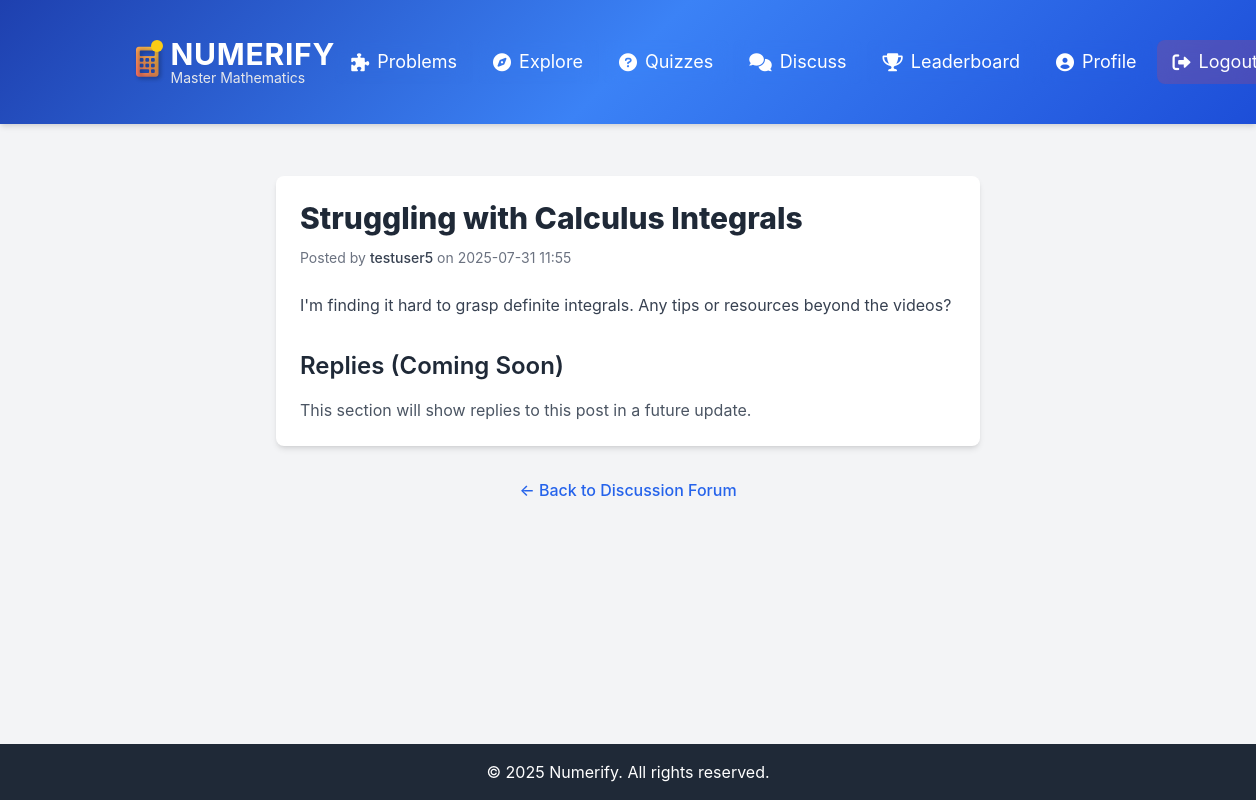
The app's page /discuss/1 (signed in) with its own data.
### models.py (models this page shows, shortened)
class Post(db.Model):
    id = db.Column(db.Integer, primary_key=True)
    user_id = db.Column(db.Integer, db.ForeignKey('user.id'), nullable=False)
    title = db.Column(db.String(250), nullable=False)
    content = db.Column(db.Text, nullable=False)
    created_at = db.Column(db.DateTime, default=datetime.utcnow)

class User(UserMixin, db.Model):
    id = db.Column(db.Integer, primary_key=True)
    username = db.Column(db.String(50), unique=True, nullable=False)
    email = db.Column(db.String(100), unique=True, nullable=False)
    password = db.Column(db.String(200), nullable=False)
    submissions = db.relationship('Submission', backref='user', lazy=True)
    quiz_attempts = db.relationship('QuizAttempt', backref='user', lazy=True) # Added from standard setup
    posts = db.relationship('Post', backref='author', lazy=True) # <<< ADD THIS LINE! <<<
    college = db.Column(db.String(100), nullable=True, default="N/A")
    bio = db.Column(db.Text, nullable=True, default="No bio yet.")
    interests = db.Column(db.String(200), nullable=True, default="Mathematics") # e.g., "Algebra, Geometry, Calculus"
    solved_problems_count = db.Column(db.Integer, default=0) # To track problems solved
    total_problems_attempted = db.Column(db.Integer, default=0) # To track total attempts
    score = db.Column(db.Integer, default=0) # New: To track user's cumulative score for leaderboard

### discuss.py (the view)
@discuss.route('/discuss/<int:post_id>')
@login_required
def view_post(post_id):
    post = Post.query.get_or_404(post_id)
    return render_template('post_detail.html', post=post)

### templates/post_detail.html (shortened to what this page needs)
{% extends "base.html" %}
{% block content %}
<div class="max-w-3xl mx-auto px-4 sm:px-6 lg:px-8">
    <div class="bg-white shadow-md rounded-lg p-6 mb-8">
        <h1 class="text-3xl font-extrabold text-gray-800 mb-3">{{ post.title }}</h1>
        <div class="text-sm text-gray-500 mb-6">
            Posted by <span class="font-medium text-gray-700">{{ post.author.username }}</span> on {{ post.created_at.strftime('%Y-%m-%d %H:%M') }}
        </div>
        <div class="prose max-w-none text-gray-700 leading-relaxed mb-8">
            <p>{{ post.content }}</p>
        </div>
        <h2 class="text-2xl font-semibold text-gray-800 mt-8 mb-4">Replies (Coming Soon)</h2>
        <p class="text-gray-600">This section will show replies to this post in a future update.</p>
    </div>
    <div class="text-center mt-6">
        <a href="{{ url_for('discuss.forum_home') }}" class="text-blue-600 hover:underline font-medium">← Back to Discussion Forum</a>
    </div>
</div>
{% endblock %}

### templates/base.html (style rules this page uses)
body { font-family: 'Inter', sans-serif; background-color: #f3f4f6; color: #333; }

### records on screen
Post: title "Struggling with Calculus Integrals", created_at "2025-07-31 11:55", content "I'm finding it hard to grasp definite integrals. Any tips or resources beyond the videos?"
User: author.username "testuser5"
